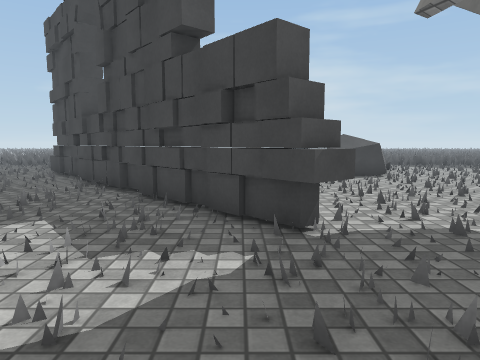
view 1 (above)

24 first-person views from a walk through a scene from a Unity 3-D project. The camera is 1.2 m above the floor, tilts 6° down and sees 70° across. The floor is counted in squares, 1 m on a side. Each view is taken from the middle of a square. On the plan, view 1 faces up. The plan holds only what a view shows up to about 14 squares ahead; the rest is blank. The place goes on beyond the plan. The player character is not drawn. Surface patterns are stand-ins for the level's own textures.

view 2
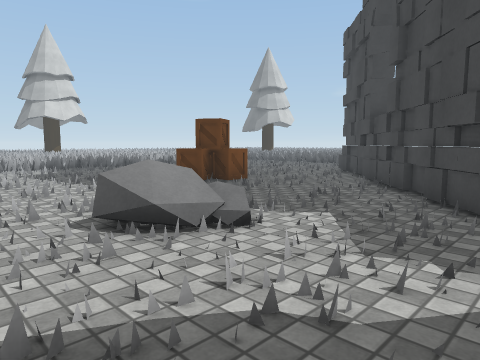

view 3
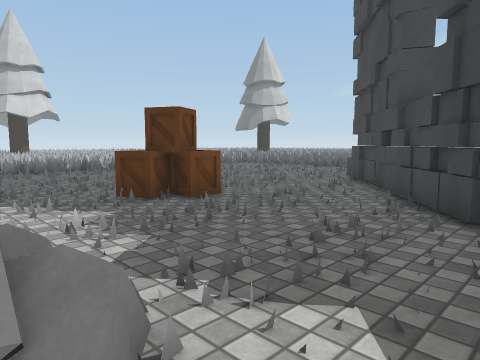

view 4
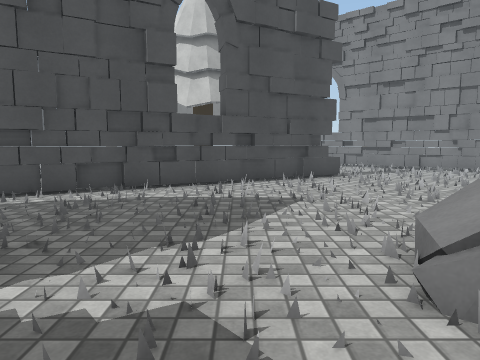

view 5
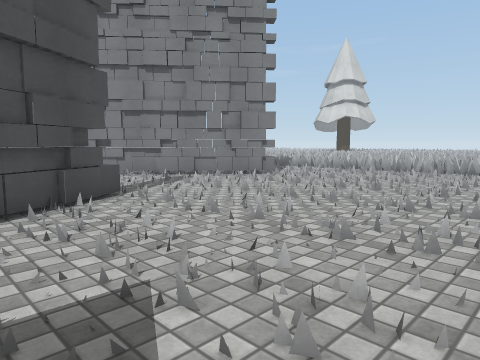

view 6
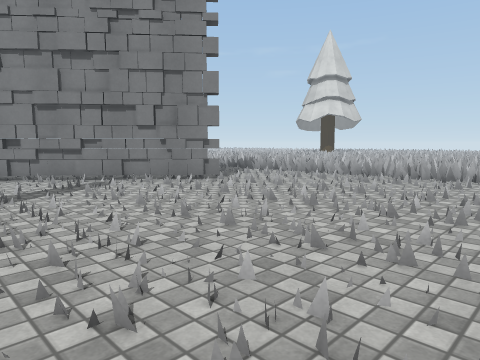

view 7
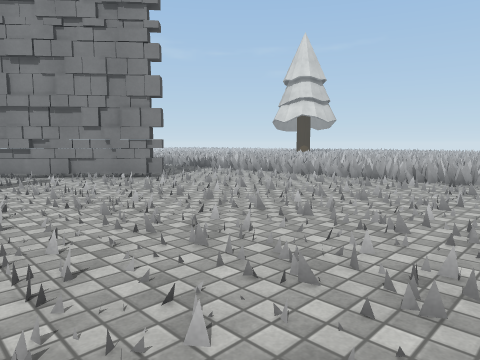

view 8
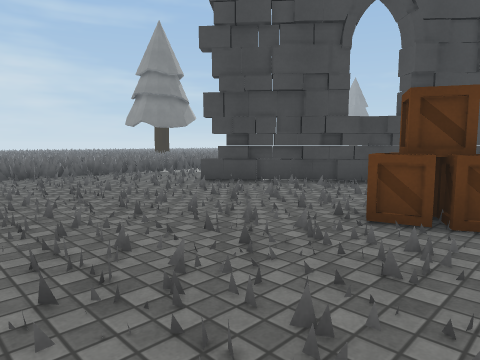

view 9
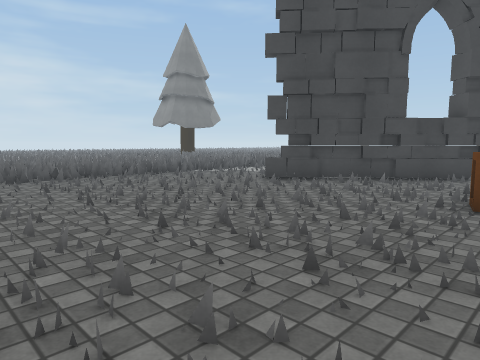

view 10
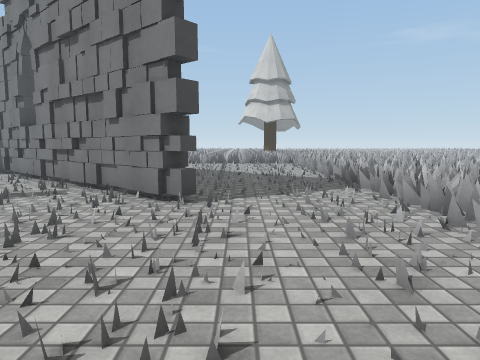

view 11
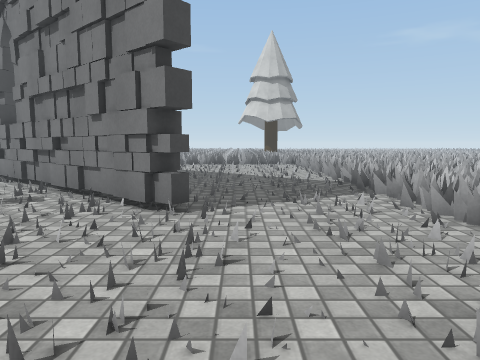

view 12
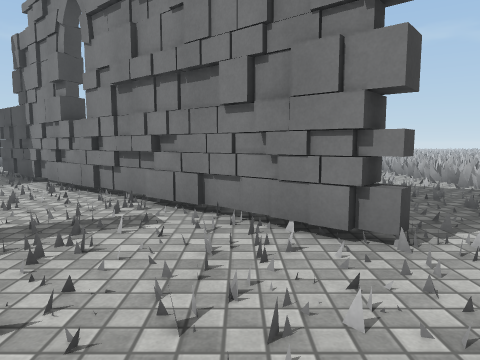

view 13
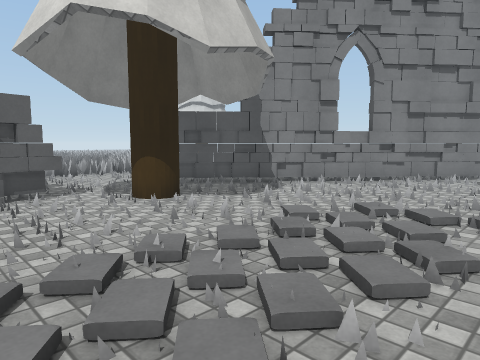

view 14
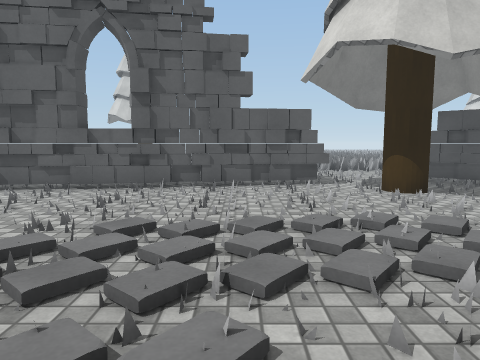

view 15
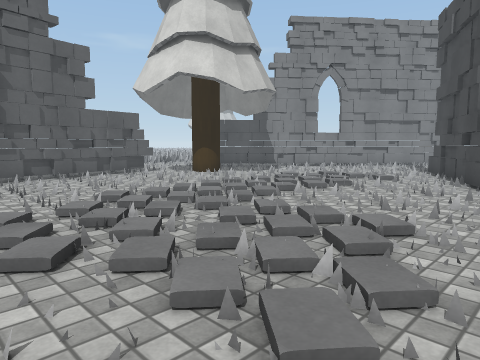

view 16
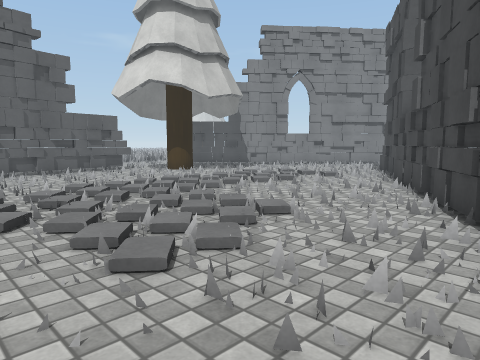

view 17
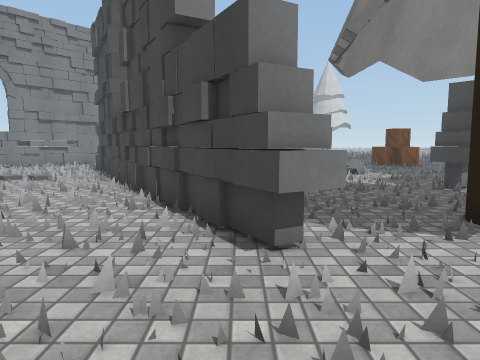

view 18
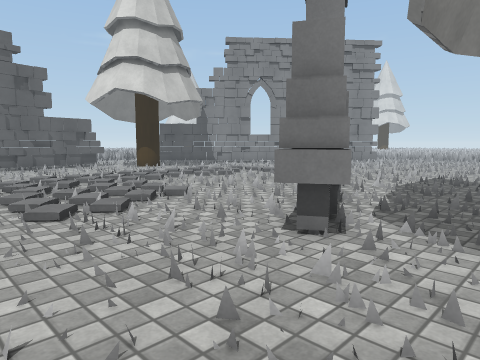

view 19
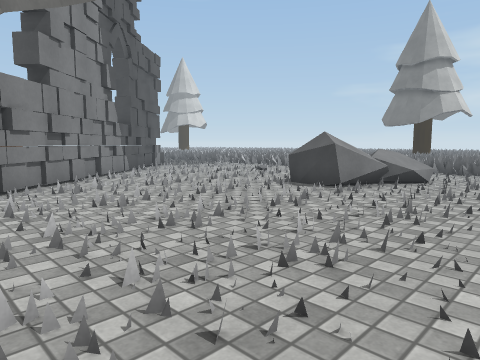

view 20
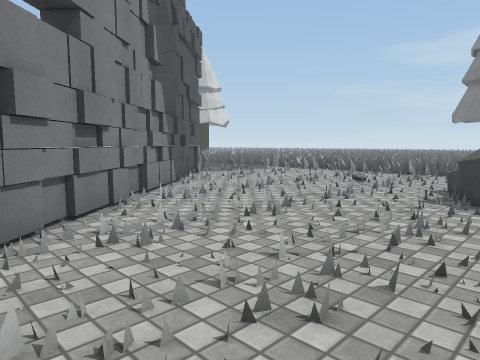

view 21
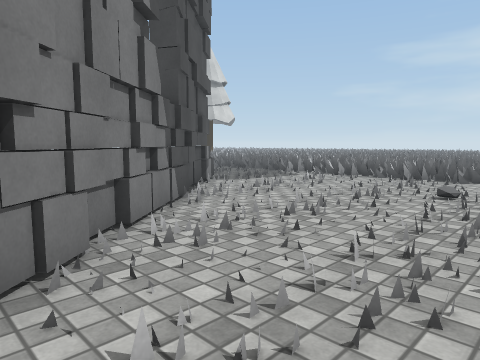

view 22
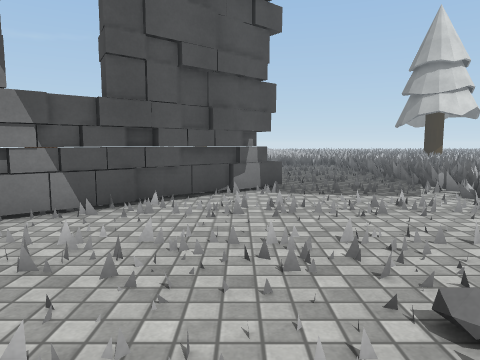

view 23
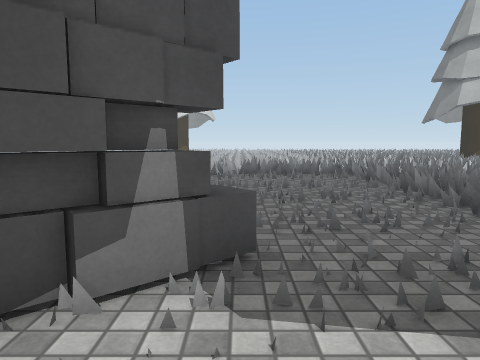

view 24
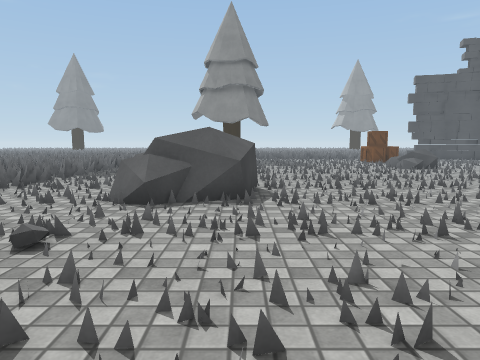

### Floor plan
Key: @ floor where view 1 was taken; # wall or solid block; x gap in a wall; . floor; / step, stairs or slope; = window, fence, low wall or low ledge; ^ raised ledge; R rock; C crate.
Columns run from 20 left of view 1 to 10 right of it. Each row starts with its distance up from view 1.
 22   =========       ==         ==
 21   ===========   ==== =     ====
 20   ===.====.===  =======   =====
 19   ==/==.==.=#===.#====#  ==#=.=
 18   =/..........................
 17   =/.........................
 16   =/..................... R..
 15   =.........=..........RRRR..
 14   =#.........#. .......RR R...
 13     .........##........RRRR...
 12     ..........##...............
 11     ...........##..............
 10     ............###............
  9     .............##............
  8     ......CCC.....#.#..........
  7   =........C......##...........
  6   =................## .........
  5      ...............##.........
  4      ...........R....^..   .. .
  3      ..........RR........#
  2       .........R............. .
  1  ==...........................
  0 ===.................@.....^....
 -1 =.=.....................###....
 -2 ===....................##.....
 -3 ===..................####......
 -4  ==#...............###.....//..
 -5  ==#.............###..///////..
 -6   =#..........#.##.......////..
 -7   =#...........## ../././//.//
 -8  ==#...##.........////////////
 -9  ==.....## .......////////////
-10 ===#.....##=......//////////..
-11 =.=#......###.......//.//.....
-12 ===#....  .##......./.../......
-13 ===#.....  .###................
-14 ===#.....   ..#................
-15 ===......    .###...#.........#
-16 =.=#....       .##.....########
-17 ===#            .#x ..^#   ..
-18 ===#              ^ ...
-19                    ....
-20                    ...
-21                    ...

Where each view was taken, in squares from view 1:
view 1: 0 up, 0 right, facing up
view 2: 0 up, 0 right, facing up-left
view 3: 3 up, 2 left, facing up-left
view 4: 6 up, 2 left, facing down
view 5: 1 up, 2 left, facing down-left
view 6: 1 up, 5 left, facing down-left
view 7: 3 up, 6 left, facing down-left
view 8: 6 up, 15 left, facing up-right
view 9: 7 up, 17 left, facing up-right
view 10: 1 down, 14 left, facing down
view 11: 2 down, 14 left, facing down
view 12: 4 down, 11 left, facing down
view 13: 7 down, 5 right, facing down-left
view 14: 5 down, 5 right, facing down
view 15: 3 down, 10 right, facing down-left
view 16: 1 down, 10 right, facing down-left
view 17: 1 down, 10 right, facing left
view 18: 2 up, 10 right, facing down-left
view 19: 4 up, 10 right, facing up-left
view 20: 5 up, 5 right, facing up-left
view 21: 7 up, 2 right, facing up-left
view 22: 14 up, 2 right, facing left
view 23: 15 up, 4 left, facing left
view 24: 13 up, 4 left, facing right
